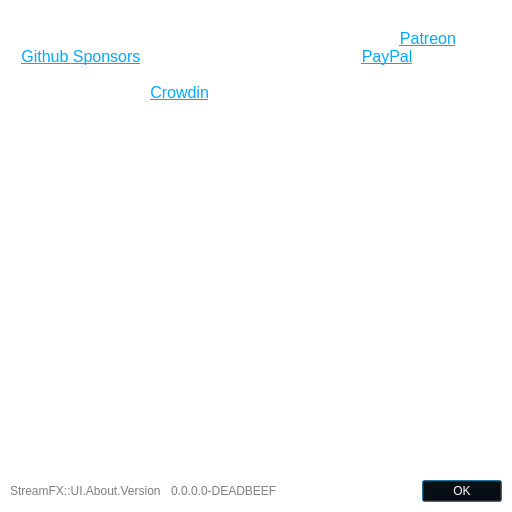
<?xml version="1.0" encoding="UTF-8"?>
<ui version="4.0">
 <class>About</class>
 <widget class="QWidget" name="About">
  <property name="geometry">
   <rect>
    <x>0</x>
    <y>0</y>
    <width>512</width>
    <height>512</height>
   </rect>
  </property>
  <property name="minimumSize">
   <size>
    <width>512</width>
    <height>512</height>
   </size>
  </property>
  <property name="maximumSize">
   <size>
    <width>1024</width>
    <height>16777215</height>
   </size>
  </property>
  <property name="windowTitle">
   <string comment="StreamFX::UI.About.Title">StreamFX::UI.About.Title</string>
  </property>
  <property name="styleSheet">
   <string notr="true">QWidget {
	background: transparent;
	color: hsl(0, 0%, 100%);
    font-family: &quot;MS Shell Dlg 2&quot;, &quot;MS Gothic&quot;, &quot;Malgun Gothic&quot;;
}

QWidget[objectName=&quot;About&quot;],
QWidget[objectName=&quot;contentContainer&quot;],
QWidget[objectName=&quot;content&quot;] {
	background: hsl(0, 0%, 10%);
	border: 0;
    font-family: &quot;MS Shell Dlg 2&quot;, &quot;MS Gothic&quot;, &quot;Malgun Gothic&quot;;
}

QWidget[objectName=&quot;PaddleMeDaddy&quot;] {
	background: hsl(0, 0%, 10%);
}

a,
a:link,
a:visited {
	color: hsl(200, 100%, 50%);
    font-family: &quot;MS Shell Dlg 2&quot;, &quot;MS Gothic&quot;, &quot;Malgun Gothic&quot;;
}

a:hover,
a:focus {
	color: hsl(200, 100%, 70%);
}</string>
  </property>
  <layout class="QVBoxLayout" name="verticalLayout">
   <property name="spacing">
    <number>5</number>
   </property>
   <property name="leftMargin">
    <number>10</number>
   </property>
   <property name="topMargin">
    <number>10</number>
   </property>
   <property name="rightMargin">
    <number>10</number>
   </property>
   <property name="bottomMargin">
    <number>10</number>
   </property>
   <item>
    <widget class="QLabel" name="logo">
     <property name="sizePolicy">
      <sizepolicy hsizetype="Preferred" vsizetype="Preferred">
       <horstretch>0</horstretch>
       <verstretch>0</verstretch>
      </sizepolicy>
     </property>
     <property name="text">
      <string/>
     </property>
     <property name="pixmap">
      <pixmap resource="streamfx.qrc">:/logos/streamfx_logo</pixmap>
     </property>
     <property name="scaledContents">
      <bool>false</bool>
     </property>
     <property name="alignment">
      <set>Qt::AlignCenter</set>
     </property>
    </widget>
   </item>
   <item>
    <widget class="QLabel" name="text">
     <property name="sizePolicy">
      <sizepolicy hsizetype="Expanding" vsizetype="Maximum">
       <horstretch>0</horstretch>
       <verstretch>0</verstretch>
      </sizepolicy>
     </property>
     <property name="font">
      <font>
       <family>MS Shell Dlg 2</family>
       <pointsize>12</pointsize>
      </font>
     </property>
     <property name="text">
      <string comment="StreamFX::UI.About.Text">&lt;html&gt;&lt;head/&gt;&lt;body&gt;&lt;p&gt;StreamFX is made possible by all the supporters on &lt;a href=&quot;https://www.patreon.com/cw/Vhonowslend&quot;&gt;&lt;span style=&quot; text-decoration: underline; color:#00aaff;&quot;&gt;Patreon&lt;/span&gt;&lt;/a&gt;, on &lt;a href=&quot;https://github.com/sponsors/xaymar&quot;&gt;&lt;span style=&quot; text-decoration: underline; color:#00aaff;&quot;&gt;Github Sponsors&lt;/span&gt;&lt;/a&gt;, and anyone donating through &lt;a href=&quot;https://www.patreon.com/cw/Vhonowslend&quot;&gt;&lt;span style=&quot; text-decoration: underline; color:#00aaff;&quot;&gt;PayPal&lt;/span&gt;&lt;/a&gt;. Additional thanks go out to all the translators helping out with the localization on &lt;a href=&quot;https://crowdin.com/project/obs-stream-effects&quot;&gt;&lt;span style=&quot; text-decoration: underline; color:#00aaff;&quot;&gt;Crowdin&lt;/span&gt;&lt;/a&gt;. You all are amazing!&lt;/p&gt;&lt;/body&gt;&lt;/html&gt;</string>
     </property>
     <property name="alignment">
      <set>Qt::AlignHCenter|Qt::AlignTop</set>
     </property>
     <property name="wordWrap">
      <bool>true</bool>
     </property>
     <property name="openExternalLinks">
      <bool>true</bool>
     </property>
     <property name="textInteractionFlags">
      <set>Qt::LinksAccessibleByKeyboard|Qt::LinksAccessibleByMouse</set>
     </property>
    </widget>
   </item>
   <item>
    <widget class="QScrollArea" name="contentContainer">
     <property name="horizontalScrollBarPolicy">
      <enum>Qt::ScrollBarAlwaysOff</enum>
     </property>
     <property name="widgetResizable">
      <bool>true</bool>
     </property>
     <property name="alignment">
      <set>Qt::AlignLeading|Qt::AlignLeft|Qt::AlignTop</set>
     </property>
     <widget class="QWidget" name="content">
      <property name="geometry">
       <rect>
        <x>0</x>
        <y>0</y>
        <width>492</width>
        <height>292</height>
       </rect>
      </property>
      <layout class="QGridLayout" name="gridLayout">
       <property name="leftMargin">
        <number>0</number>
       </property>
       <property name="topMargin">
        <number>0</number>
       </property>
       <property name="rightMargin">
        <number>0</number>
       </property>
       <property name="bottomMargin">
        <number>0</number>
       </property>
       <property name="spacing">
        <number>5</number>
       </property>
      </layout>
     </widget>
    </widget>
   </item>
   <item>
    <layout class="QHBoxLayout" name="horizontalLayout">
     <property name="spacing">
      <number>10</number>
     </property>
     <property name="topMargin">
      <number>0</number>
     </property>
     <item>
      <widget class="QLabel" name="label">
       <property name="styleSheet">
        <string notr="true">color: hsl(0, 0%, 50%);</string>
       </property>
       <property name="text">
        <string>StreamFX::UI.About.Version</string>
       </property>
      </widget>
     </item>
     <item>
      <widget class="QLabel" name="version">
       <property name="styleSheet">
        <string notr="true">color: hsl(0, 0%, 50%);</string>
       </property>
       <property name="text">
        <string>0.0.0.0-DEADBEEF</string>
       </property>
      </widget>
     </item>
     <item>
      <widget class="QDialogButtonBox" name="buttonBox">
       <property name="orientation">
        <enum>Qt::Horizontal</enum>
       </property>
       <property name="standardButtons">
        <set>QDialogButtonBox::Ok</set>
       </property>
       <property name="centerButtons">
        <bool>false</bool>
       </property>
      </widget>
     </item>
    </layout>
   </item>
  </layout>
 </widget>
 <resources>
  <include location="streamfx.qrc"/>
 </resources>
 <connections/>
</ui>
